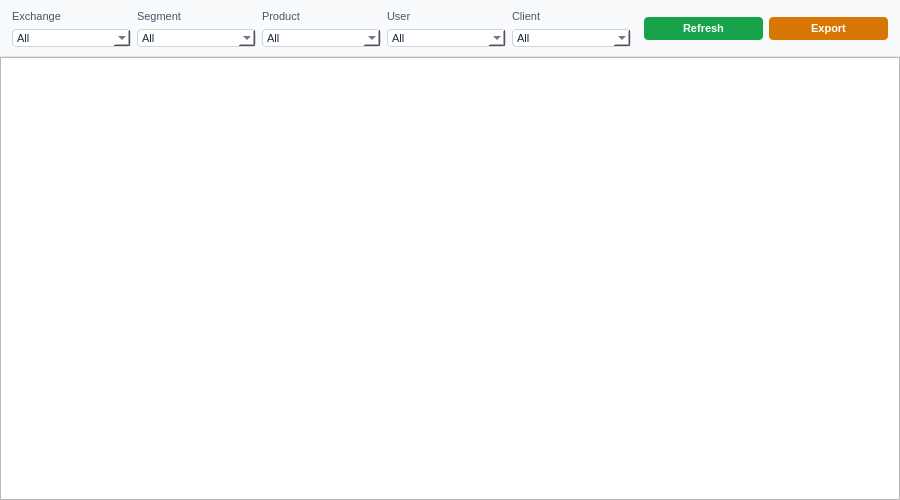
<?xml version="1.0" encoding="UTF-8"?>
<ui version="4.0">
 <class>PositionWindow</class>
 <widget class="QWidget" name="PositionWindow">
  <property name="geometry">
   <rect><x>0</x><y>0</y><width>900</width><height>500</height></rect>
  </property>
  <property name="styleSheet">
   <string notr="true">
QWidget#filterContainer {
  background-color: #f8fafc;
  border-bottom: 1px solid #e2e8f0;
}
QWidget#filterContainer QLabel {
  color: #475569;
  font-size: 11px;
}
QWidget#filterContainer QComboBox {
  background-color: #ffffff;
  color: #1e293b;
  border: 1px solid #cbd5e1;
  border-radius: 4px;
  font-size: 11px;
}
QPushButton {
  border-radius: 4px;
  font-weight: 600;
  font-size: 11px;
  padding: 5px 12px;
}
QPushButton#m_btnRefresh {
  background-color: #16a34a;
  color: white;
}
QPushButton#m_btnRefresh:hover { background-color: #15803d; }
QPushButton#m_btnExport {
  background-color: #d97706;
  color: white;
}
QPushButton#m_btnExport:hover { background-color: #b45309; }
   </string>
  </property>
  <layout class="QVBoxLayout" name="mainLayout">
   <property name="spacing"><number>0</number></property>
   <property name="leftMargin"><number>0</number></property>
   <property name="topMargin"><number>0</number></property>
   <property name="rightMargin"><number>0</number></property>
   <property name="bottomMargin"><number>0</number></property>

   <!-- Filter Bar -->
   <item>
    <widget class="QWidget" name="filterContainer" native="true">
     <layout class="QHBoxLayout" name="filterLayout">
      <property name="leftMargin"><number>12</number></property>
      <property name="topMargin"><number>10</number></property>
      <property name="rightMargin"><number>12</number></property>
      <property name="bottomMargin"><number>10</number></property>

      <item>
       <layout class="QVBoxLayout" name="exchangeLayout">
        <item><widget class="QLabel" name="lblExchange"><property name="text"><string>Exchange</string></property></widget></item>
        <item>
         <widget class="QComboBox" name="m_cbExchange">
          <item><property name="text"><string>All</string></property></item>
          <item><property name="text"><string>NSE</string></property></item>
          <item><property name="text"><string>BSE</string></property></item>
          <item><property name="text"><string>MCX</string></property></item>
         </widget>
        </item>
       </layout>
      </item>
      <item>
       <layout class="QVBoxLayout" name="segmentLayout">
        <item><widget class="QLabel" name="lblSegment"><property name="text"><string>Segment</string></property></widget></item>
        <item>
         <widget class="QComboBox" name="m_cbSegment">
          <item><property name="text"><string>All</string></property></item>
          <item><property name="text"><string>Cash</string></property></item>
          <item><property name="text"><string>FO</string></property></item>
          <item><property name="text"><string>CD</string></property></item>
          <item><property name="text"><string>COM</string></property></item>
         </widget>
        </item>
       </layout>
      </item>
      <item>
       <layout class="QVBoxLayout" name="productLayout">
        <item><widget class="QLabel" name="lblProduct"><property name="text"><string>Product</string></property></widget></item>
        <item>
         <widget class="QComboBox" name="m_cbPeriodicity">
          <item><property name="text"><string>All</string></property></item>
          <item><property name="text"><string>MIS</string></property></item>
          <item><property name="text"><string>NRML</string></property></item>
          <item><property name="text"><string>CNC</string></property></item>
         </widget>
        </item>
       </layout>
      </item>
      <item>
       <layout class="QVBoxLayout" name="userLayout">
        <item><widget class="QLabel" name="lblUser"><property name="text"><string>User</string></property></widget></item>
        <item>
         <widget class="QComboBox" name="m_cbUser">
          <item><property name="text"><string>All</string></property></item>
         </widget>
        </item>
       </layout>
      </item>
      <item>
       <layout class="QVBoxLayout" name="clientLayout">
        <item><widget class="QLabel" name="lblClient"><property name="text"><string>Client</string></property></widget></item>
        <item>
         <widget class="QComboBox" name="m_cbClient">
          <item><property name="text"><string>All</string></property></item>
         </widget>
        </item>
       </layout>
      </item>
      <item>
       <spacer name="filterSpacer">
        <property name="orientation"><enum>Qt::Horizontal</enum></property>
       </spacer>
      </item>
      <item>
       <widget class="QPushButton" name="m_btnRefresh">
        <property name="text"><string>Refresh</string></property>
       </widget>
      </item>
      <item>
       <widget class="QPushButton" name="m_btnExport">
        <property name="text"><string>Export</string></property>
       </widget>
      </item>
     </layout>
    </widget>
   </item>

   <!-- Table placeholder — will be replaced programmatically with CustomNetPosition -->
   <item>
    <widget class="QTableView" name="m_tableViewPlaceholder">
     <property name="sizePolicy">
      <sizepolicy hsizetype="Expanding" vsizetype="Expanding">
       <horstretch>0</horstretch><verstretch>1</verstretch>
      </sizepolicy>
     </property>
    </widget>
   </item>
  </layout>
 </widget>
 <resources/>
 <connections/>
</ui>
